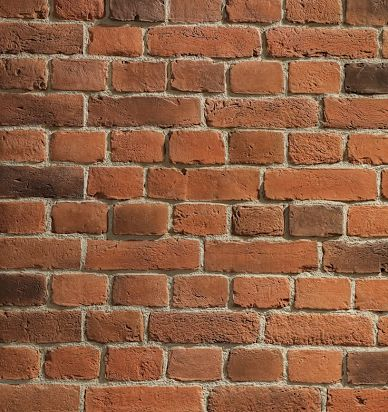
#> input picture src/renderer/brick.png, 388 x 412 px, found by its file name
$ python analyze_brick_stats.py
#> lines starting #> are read from the running program, lines starting #| are printed output that depends on the picture; after the words box and inside, x2 and y2 are one past the last pixel; in counts of white or black regions, pixels touching at a corner belong together
import numpy as np
from PIL import Image
import scipy.ndimage as ndimage

img_path = r"C:\Dev\AeoEngine\.assets\textures\brick.png"
img = Image.open(img_path)
#> img is the input picture: PIL image 388x412 RGBA; mean R, G, B, A 144, 95.4, 67.2, 255
gray = img.convert("L")
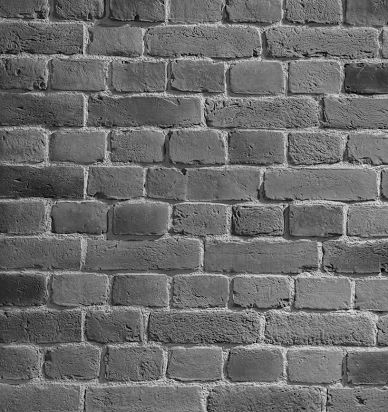
#> gray: PIL image 388x412 L; min 3, max 242, mean 106.7
arr = np.array(gray, dtype=np.uint8)

# Otsu thresholding
hist, _ = np.histogram(arr, bins=256, range=(0, 256))
#> hist = 256 values, max 2470 at index 110, min 0 at index 0, mean 624.4
total = arr.size
#> total = 159856
current_max = 0
threshold = 0
sum_total = np.sum(arr)
#> sum_total = 17057216
sum_B = 0
wB = 0
for t in range(256):
    wB += hist[t]
    if wB == 0:
        continue
    wF = total - wB
    if wF == 0:
        break
    sum_B += t * hist[t]
    mB = sum_B / wB
    mF = (sum_total - sum_B) / wF
    var_between = wB * wF * (mB - mF) ** 2
    if var_between > current_max:
        current_max = var_between
        threshold = t
#> this loop made 243 passes
#> (wB, wF, sum_B, mB, mF, current_max) on passes 4, 6, 7, 8, 9, 10, 11, 12, 13, 14, 15, 16: (4, 159852, 12, 3, 106.7, 6.88e+09), (11, 159845, 47, 4.27, 106.7, 1.85e+10), (17, 159839, 83, 4.88, 106.7, 2.82e+10), (29, 159827, 167, 5.76, 106.7, 4.72e+10), (44, 159812, 287, 6.52, 106.7, 7.06e+10), (62, 159794, 449, 7.24, 106.7, 9.81e+10), (85, 159771, 679, 7.99, 106.8, 1.32e+11), (109, 159747, 943, 8.65, 106.8, 1.68e+11), (123, 159733, 1111, 9.03, 106.8, 1.88e+11), (156, 159700, 1540, 9.87, 106.8, 2.34e+11), (181, 159675, 1890, 10.44, 106.8, 2.68e+11), (212, 159644, 2355, 11.11, 106.8, 3.1e+11)
#> wB on passes 1 to 3: 0, 0, 0
#> after the loop, current_max = 1.49e+13; sum_B = 17056974; threshold = 108; wB = 159856

binary = arr > threshold
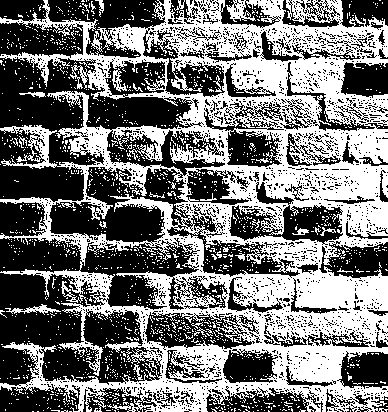
#> binary: shape (412, 388) bool; 46.2% white; 1621 white regions (1592 under 20 px), largest, box (x1, y1, x2, y2) and area: (0, 0, 388, 412) 68436, (5, 304, 61, 315) 210, (112, 68, 127, 92) 138
b = ~binary  # since Inverted=True gave better results

labeled, num_features = ndimage.label(b)
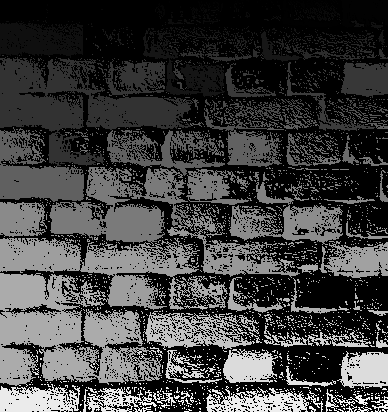
#> labeled: shape (412, 388) int32; min 0, max 4070, mean 1028.9; drawn with min black and max white
#> num_features = 4070
slices = ndimage.find_objects(labeled)
#> slices = 4070 items

print("List of typical bricks found in the artwork:")
count = 0
widths = []
heights = []
ratios = []

for sl in slices:
    if sl is not None:
        dy = sl[0].stop - sl[0].start
        dx = sl[1].stop - sl[1].start
        # Filter for typical brick sizes based on our previous finding
        # e.g., height around 25-35, width around 50-80
        if 20 <= dy <= 40 and 40 <= dx <= 90:
            count += 1
            widths.append(dx)
            heights.append(dy)
            ratios.append(dx / dy)
            if count <= 15:
                print(f"  Brick {count}: Width = {dx} px, Height = {dy} px, Aspect Ratio = {dx/dy:.2f}")
#> this loop made 4070 passes
#> (dy, dx, count) on pass 1: (22, 47, 1)
#> (dy, dx) on passes 2 to 5: (58, 117), (4, 5), (22, 22), (1, 1)
#|   Brick 1: Width = 47 px, Height = 22 px, Aspect Ratio = 2.14
#|   Brick 2: Width = 58 px, Height = 28 px, Aspect Ratio = 2.07
#|   Brick 3: Width = 57 px, Height = 27 px, Aspect Ratio = 2.11
#|   Brick 4: Width = 47 px, Height = 28 px, Aspect Ratio = 1.68
#> (further printed lines are left out)

if count > 0:
    print(f"\nSummary of {count} typical bricks:")
#| Summary of 23 typical bricks:
    print(f"  Average Width: {np.mean(widths):.1f} pixels")
#|   Average Width: 57.2 pixels
    print(f"  Average Height: {np.mean(heights):.1f} pixels")
#|   Average Height: 31.5 pixels
    print(f"  Average Aspect Ratio (Width / Height): {np.mean(ratios):.2f}")
#|   Average Aspect Ratio (Width / Height): 1.86
else:
    print("No bricks matched the strict filtering criteria, let's relax criteria.")
